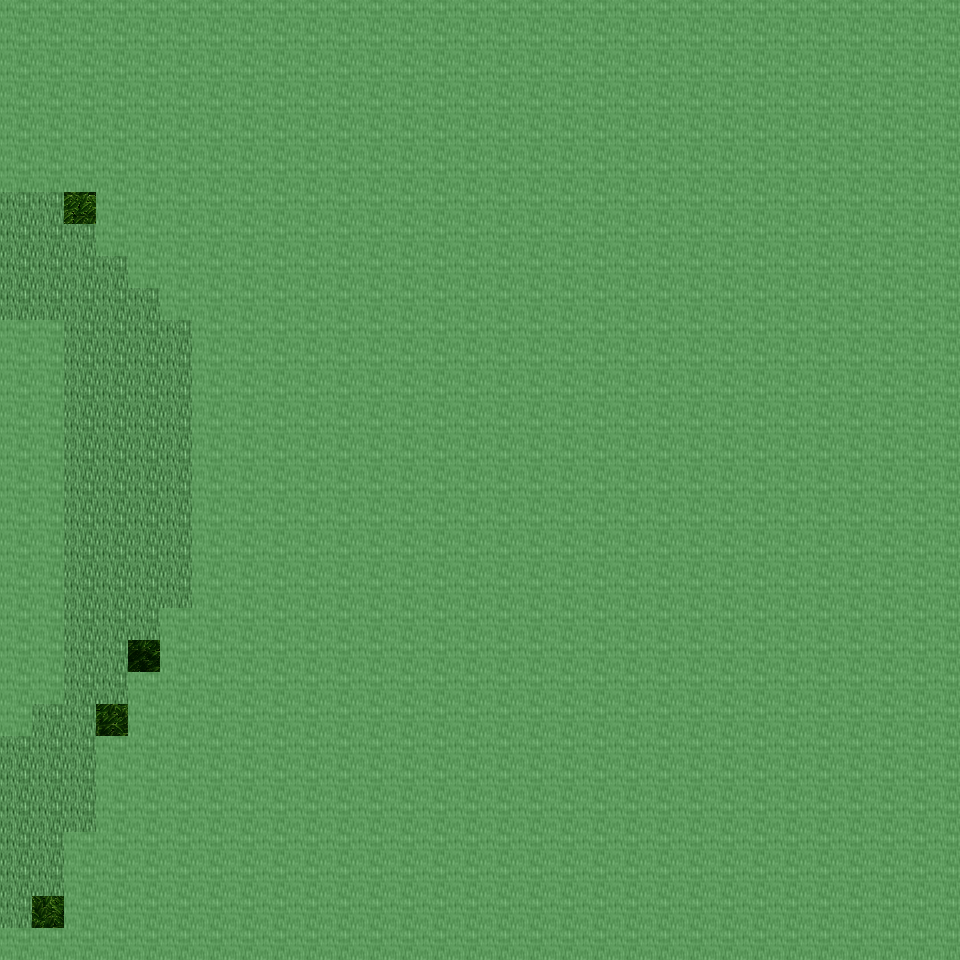

Below is a game level as drawn by its tile map, then a one-line description and the .tmx that defines it (tile-layer data replaced by summaries):
An orthogonal 30x30 tile map with 32x32 px tiles, 6 tile layers (Ground, Object, Object2, Above, ...), 6 tilesets and 2 objects (2x mapExit).

<map version="1.0" orientation="orthogonal" renderorder="right-down" width="30" height="30" tilewidth="32" tileheight="32" nextobjectid="3">
  <tileset firstgid="1" name="tileset_ground_ground" tilewidth="32" tileheight="32" tilecount="33" columns="3">
    <image source="../drawable/tileset_ground_ground.png" width="96" height="352" />
  </tileset>
  <tileset firstgid="34" name="tileset_ground_ground_2" tilewidth="32" tileheight="32" tilecount="4" columns="4">
    <image source="../drawable/tileset_ground_ground_2.png" width="128" height="32" />
  </tileset>
  <tileset firstgid="38" name="tileset_ground_grass_edges" tilewidth="32" tileheight="32" tilecount="36" columns="12">
    <image source="../drawable/tileset_ground_grass_edges.png" width="384" height="96" />
  </tileset>
  <tileset firstgid="74" name="tileset_ground_grass_corners" tilewidth="32" tileheight="32" tilecount="24" columns="6">
    <image source="../drawable/tileset_ground_grass_corners.png" width="192" height="128" />
  </tileset>
  <tileset firstgid="98" name="tileset_plant_tree_tree_darkgreen" tilewidth="32" tileheight="32" tilecount="88" columns="8">
    <image source="../drawable/tileset_plant_tree_tree_darkgreen.png" width="256" height="352" />
  </tileset>
  <tileset firstgid="186" name="tileset_logic_collision" tilewidth="32" tileheight="32" tilecount="1" columns="1">
    <image source="../drawable/tileset_logic_collision.png" width="32" height="32" />
  </tileset>
  <layer name="Ground" width="30" height="30">
    <data>[900 cells, 900 non-empty, 2 distinct tile ids]</data>
  </layer>
  <layer name="Object" width="30" height="30">
    <data>[900 cells, 15 non-empty, 5 distinct tile ids]</data>
  </layer>
  <layer name="Object2" width="30" height="30">
    <data>[900 cells, 0 non-empty, 0 distinct tile ids]</data>
  </layer>
  <layer name="Above" width="30" height="30">
    <data>[900 cells, 800 non-empty, 18 distinct tile ids]</data>
  </layer>
  <layer name="Above2" width="30" height="30">
    <data>[900 cells, 0 non-empty, 0 distinct tile ids]</data>
  </layer>
  <layer name="Walkable" width="30" height="30">
    <data>[900 cells, 823 non-empty, 1 distinct tile ids]</data>
  </layer>
  <objectgroup name="MapEvents">
    <object id="1" name="west" type="mapExit" x="0" y="192" width="32" height="128">
      <properties>
        <property name="map" value="level_0_x138_y60" />
        <property name="x" value="28" />
        <property name="y" value="6" />
      </properties>
    </object>
    <object id="2" name="west2" type="mapExit" x="0" y="736" width="32" height="192">
      <properties>
        <property name="map" value="level_0_x138_y60" />
        <property name="x" value="28" />
        <property name="y" value="23" />
      </properties>
    </object>
  </objectgroup>
</map>
